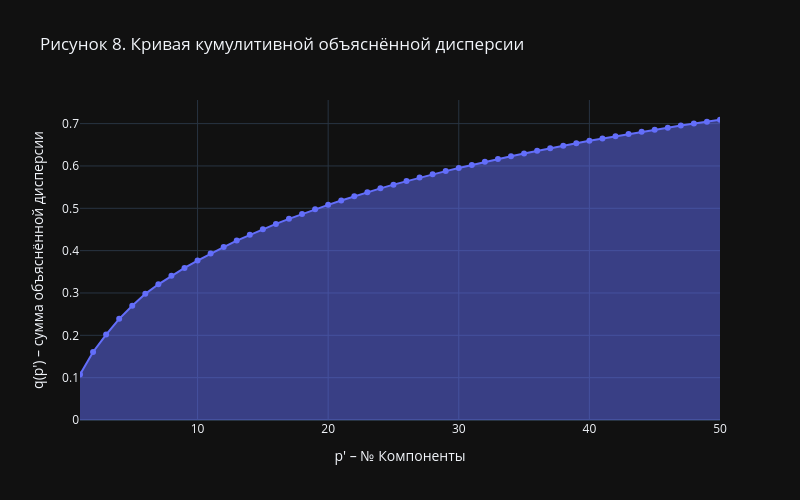

Notebook cell for this chart:
### Markdown cell above
#### Объясненная дисперсия при росте количества компонент

### Code cell
# https://plotly.com/python/pca-visualization/ с доработками
exp_var_cumul = np.cumsum(EV)

px.area(
    x=range(1, exp_var_cumul.shape[0] + 1),
    y=exp_var_cumul,
    labels={"x": "p' – № Компоненты", "y": "q(p') – сумма объяснённой дисперсии"},
    template="plotly_dark",
    markers=True,
    title="Рисунок 8. Кривая кумулитивной объяснённой дисперсии",
    width=800,
    height=500
)

### Figure 1 — Plotly figure (JSON) as saved in the notebook; plotly's stock layout.template omitted (floating-point values rounded to 4 significant figures)
{"data": [{"fillpattern": {"shape": ""}, "hovertemplate": "p' – № Компоненты=%{x}<br>q(p') – сумма объяснённой дисперсии=%{y}<extra></extra>", "legendgroup": "", "line": {"color": "#636efa"}, "marker": {"symbol": "circle"}, "mode": "lines+markers", "name": "", "orientation": "v", "showlegend": false, "stackgroup": "1", "type": "scatter", "x": [1, 2, 3, 4, 5, 6, 7, 8, 9, 10, 11, 12, 13, 14, 15, 16, 17, 18, 19, 20, 21, 22, 23, 24, 25, 26, 27, 28, 29, 30, 31, 32, 33, 34, 35, 36, 37, 38, 39, 40, 41, 42, 43, 44, 45, 46, 47, 48, 49, 50], "xaxis": "x", "y": [0.1072, 0.1607, 0.2018, 0.2388, 0.2697, 0.2979, 0.3205, 0.3407, 0.3591, 0.3764, 0.393, 0.4085, 0.4238, 0.4373, 0.4503, 0.4631, 0.4751, 0.4867, 0.4976, 0.5081, 0.5184, 0.5284, 0.538, 0.5471, 0.5559, 0.5643, 0.5725, 0.5802, 0.5878, 0.5953, 0.6025, 0.6097, 0.6165, 0.6231, 0.6295, 0.6359, 0.642, 0.6479, 0.6537, 0.6593, 0.6647, 0.6702, 0.6755, 0.6805, 0.6855, 0.6904, 0.6953, 0.7, 0.7046, 0.7091], "yaxis": "y"}], "layout": {"height": 500, "legend": {"tracegroupgap": 0}, "title": {"text": "Рисунок 8. Кривая кумулитивной объяснённой дисперсии"}, "width": 800, "xaxis": {"anchor": "y", "domain": [0, 1], "title": {"text": "p' – № Компоненты"}}, "yaxis": {"anchor": "x", "domain": [0, 1], "title": {"text": "q(p') – сумма объяснённой дисперсии"}}}}
